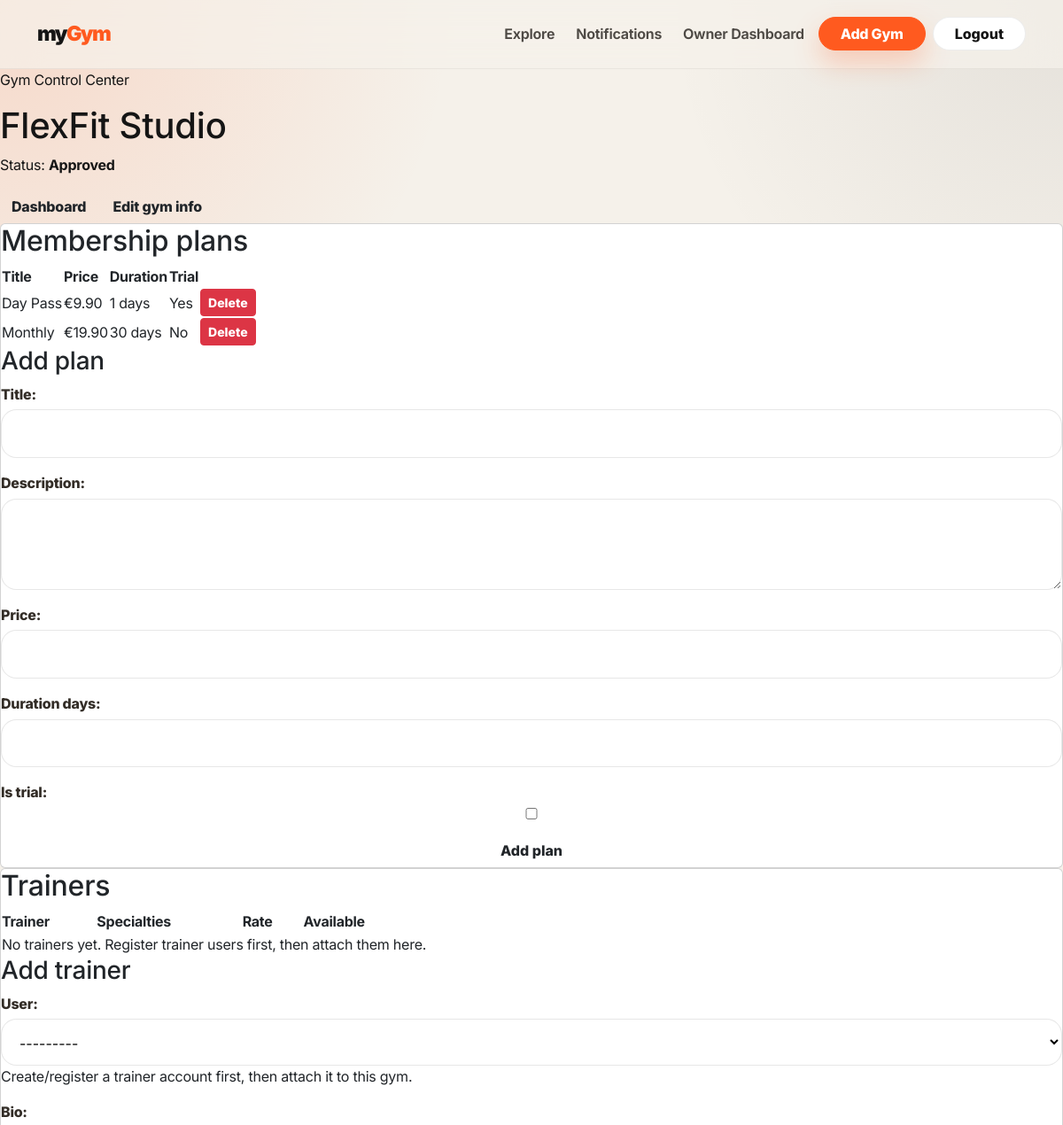
The app's page /owner/gyms/flexfit-studio/manage/ (signed in, upper part), older data.
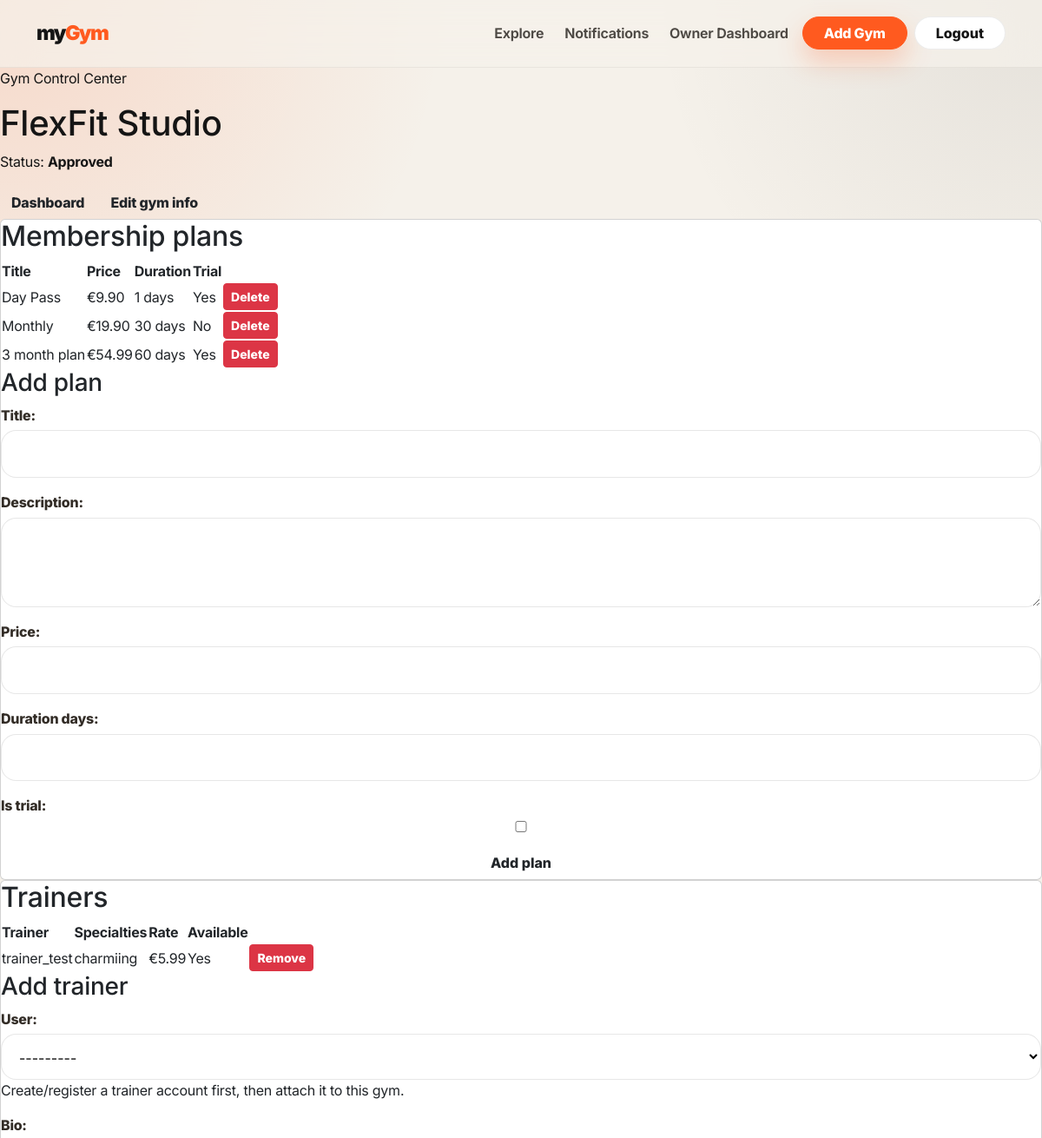
The same page, newer data.
### apps/gyms/models.py (models this page shows, shortened)
class MembershipPlan(models.Model):
    gym = models.ForeignKey(Gym, on_delete=models.CASCADE, related_name='plans')
    title = models.CharField(max_length=100)
    description = models.TextField(blank=True)
    price = models.DecimalField(max_digits=8, decimal_places=2, validators=[MinValueValidator(0)])
    duration_days = models.PositiveIntegerField()
    is_trial = models.BooleanField(default=False)
    class Meta:
        ordering = ['price']

class TrainerProfile(models.Model):
    user = models.OneToOneField(settings.AUTH_USER_MODEL, on_delete=models.CASCADE, related_name='trainer_profile')
    gym = models.ForeignKey(Gym, on_delete=models.CASCADE, related_name='trainers')
    bio = models.TextField()
    specialties = models.CharField(max_length=255, help_text='Comma-separated: Strength, Boxing, Yoga')
    hourly_rate = models.DecimalField(max_digits=8, decimal_places=2, validators=[MinValueValidator(0)], null=True, blank=True)
    is_available = models.BooleanField(default=True)

### apps/accounts/models.py (models this page shows, shortened)
class User(AbstractUser):
    class Role(models.TextChoices):
        CUSTOMER = 'CUSTOMER', 'Customer'
        OWNER = 'OWNER', 'Gym Owner'
        TRAINER = 'TRAINER', 'Trainer'
        ADMIN = 'ADMIN', 'Admin'
    role = models.CharField(max_length=20, choices=Role.choices, default=Role.CUSTOMER)
    phone = models.CharField(max_length=30, blank=True)

### apps/gyms/views.py (the view)
# urls.py: path('owner/gyms/<slug:slug>/manage/', views.owner_gym_manage, name='owner_gym_manage'),
@login_required
def owner_gym_manage(request, slug):
    gym = get_owner_gym_or_403(request, slug)
    return render(request, 'gyms/owner_gym_manage.html', {
        'gym': gym,
        'plan_form': MembershipPlanForm(),
        'trainer_form': TrainerProfileForm(),
        'image_form': GymImageForm(),
    })

### apps/gyms/forms.py
class MembershipPlanForm(forms.ModelForm):
    class Meta:
        model = MembershipPlan
        fields = ['title', 'description', 'price', 'duration_days', 'is_trial']
        widgets = {'description': forms.Textarea(attrs={'rows': 3})}

class TrainerProfileForm(forms.ModelForm):
    class Meta:
        model = TrainerProfile
        fields = ['user', 'bio', 'specialties', 'hourly_rate', 'is_available']
        widgets = {'bio': forms.Textarea(attrs={'rows': 4})}
    def __init__(self, *args, **kwargs):
        super().__init__(*args, **kwargs)
        self.fields['user'].queryset = User.objects.filter(role=User.Role.TRAINER).order_by('username')
        self.fields['user'].help_text = 'Create/register a trainer account first, then attach it to this gym.'

### apps/gyms/views.py (called while the page is built)
def get_owner_gym_or_403(request, slug):
    gym = get_object_or_404(Gym, slug=slug)
    if not (request.user.is_staff or request.user.role == 'ADMIN' or gym.owner == request.user):
        raise PermissionDenied('You can only manage gyms that belong to you.')
    return gym

### templates/gyms/owner_gym_manage.html (shortened to what this page needs)
{% extends 'base.html' %}
{% block content %}
<section class="page-header">
  <div>
    <p class="eyebrow">Gym Control Center</p>
    <h1>{{ gym.name }}</h1>
    <p class="muted">Status: <strong>{{ gym.get_status_display }}</strong></p>
  </div>
  <div class="actions-row">
    <a class="btn btn-muted" href="{% url 'owner_dashboard' %}">Dashboard</a>
    <a class="btn" href="{% url 'owner_gym_edit' gym.slug %}">Edit gym info</a>
  </div>
</section>
<div class="grid two-columns">
  <article class="card wide-card">
    <h2>Membership plans</h2>
    <div class="table-wrap">
      <table>
        <thead><tr><th>Title</th><th>Price</th><th>Duration</th><th>Trial</th><th></th></tr></thead>
        <tbody>
          {% for plan in gym.plans.all %}
            <tr>
              <td>{{ plan.title }}</td>
              <td>€{{ plan.price }}</td>
              <td>{{ plan.duration_days }} days</td>
              <td>{{ plan.is_trial|yesno:'Yes,No' }}</td>
              <td>
                <form method="post" action="{% url 'owner_plan_delete' gym.slug plan.id %}" class="inline-form">
                  {% csrf_token %}<button class="btn btn-sm btn-danger" type="submit">Delete</button>
                </form>
              </td>
            </tr>
          {% empty %}
            <tr><td colspan="5">No plans yet.</td></tr>
          {% endfor %}
        </tbody>
      </table>
    </div>
    <h3>Add plan</h3>
    <form method="post" action="{% url 'owner_plan_add' gym.slug %}" class="compact-form">
      {{ plan_form.as_p }}
      <button class="btn" type="submit">Add plan</button>
    </form>
  </article>
  <article class="card wide-card">
    <h2>Trainers</h2>
    <div class="table-wrap">
      <table>
        <thead><tr><th>Trainer</th><th>Specialties</th><th>Rate</th><th>Available</th><th></th></tr></thead>
        <tbody>
          {% for trainer in gym.trainers.all %}
            <tr>
              <td>{{ trainer.user.get_full_name|default:trainer.user.username }}</td>
              <td>{{ trainer.specialties }}</td>
              <td>{% if trainer.hourly_rate %}€{{ trainer.hourly_rate }}{% else %}—{% endif %}</td>
              <td>{{ trainer.is_available|yesno:'Yes,No' }}</td>
              <td>
                <form method="post" action="{% url 'owner_trainer_delete' gym.slug trainer.id %}" class="inline-form">
                  {% csrf_token %}<button class="btn btn-sm btn-danger" type="submit">Remove</button>
                </form>
              </td>
            </tr>
          {% empty %}
            <tr><td colspan="5">No trainers yet. Register trainer users first, then attach them here.</td></tr>
          {% endfor %}
        </tbody>
      </table>
    </div>
    <h3>Add trainer</h3>
    <form method="post" action="{% url 'owner_trainer_add' gym.slug %}" class="compact-form">
      {{ trainer_form.as_p }}
    </form>
  </article>
</div>
{% endblock %}

Row changes from the older to the newer data that the page shows:
added MembershipPlan: title "3 month plan", price "54.99", duration_days "60", is_trial "Yes"
added TrainerProfile: user.get_full_name "trainer_test", specialties "charmiing", hourly_rate "5.99", is_available "Yes"
Text that changed along with them:
text no longer shown: "No trainers yet. Register trainer users first, then attach them here."
